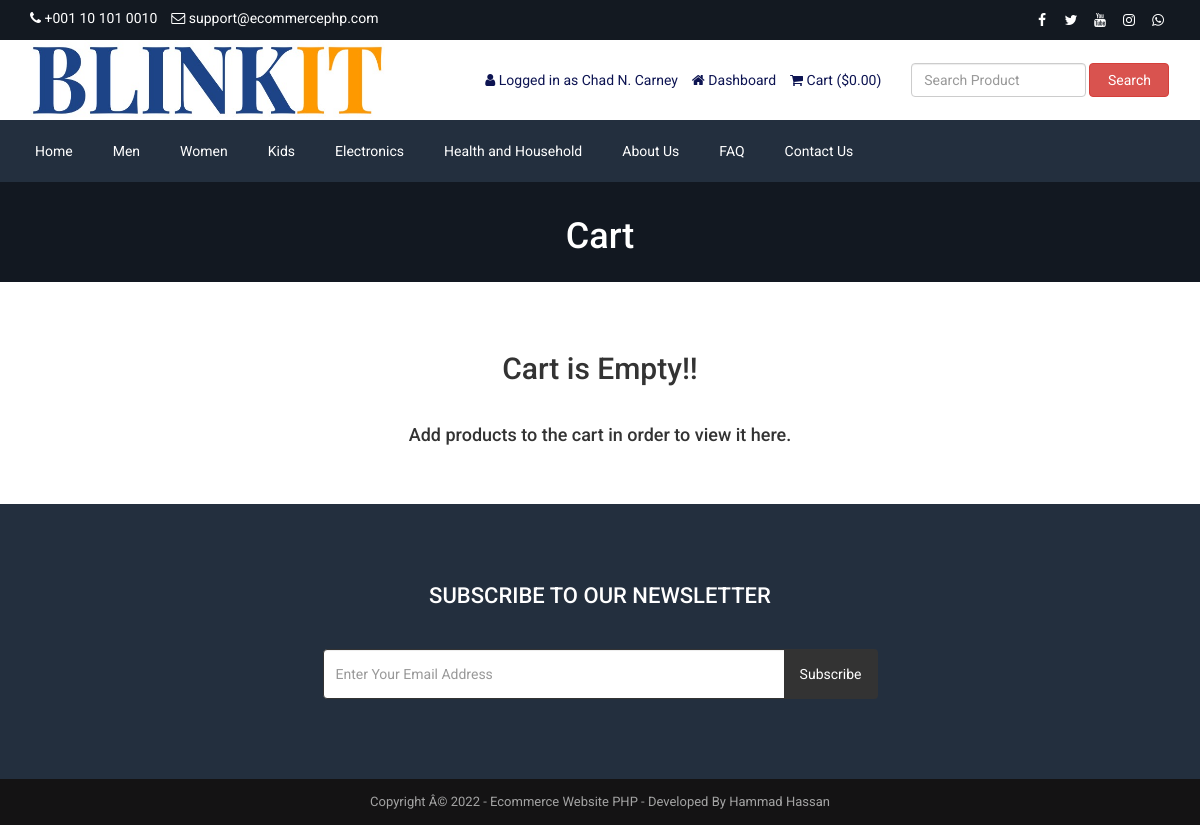
Page /cart.php (signed in) on the committed database.
### tables this page shows
CREATE TABLE `tbl_settings` (
  `id` int(11) NOT NULL,
  `logo` varchar(255) NOT NULL,
  `favicon` varchar(255) NOT NULL,
  `footer_about` text NOT NULL,
  `footer_copyright` text NOT NULL,
  `contact_address` text NOT NULL,
  `contact_email` varchar(255) NOT NULL,
  `contact_phone` varchar(255) NOT NULL,
  `contact_fax` varchar(255) NOT NULL,
  `contact_map_iframe` text NOT NULL,
  `receive_email` varchar(255) NOT NULL,
  `receive_email_subject` varchar(255) NOT NULL,
  `receive_email_thank_you_message` text NOT NULL,
  `forget_password_message` text NOT NULL,
  `total_recent_post_footer` int(10) NOT NULL,
  `total_popular_post_footer` int(10) NOT NULL,
  `total_recent_post_sidebar` int(11) NOT NULL,
  `total_popular_post_sidebar` int(11) NOT NULL,
  `total_featured_product_home` int(11) NOT NULL,
  `total_latest_product_home` int(11) NOT NULL,
  `total_popular_product_home` int(11) NOT NULL,
  `meta_title_home` text NOT NULL,
  `meta_keyword_home` text NOT NULL,
  `meta_description_home` text NOT NULL,
  `banner_login` varchar(255) NOT NULL,
  `banner_registration` varchar(255) NOT NULL,
  `banner_forget_password` varchar(255) NOT NULL,
  `banner_reset_password` varchar(255) NOT NULL,
  `banner_search` varchar(255) NOT NULL,
  `banner_cart` varchar(255) NOT NULL,
  `banner_checkout` varchar(255) NOT NULL,
  `banner_product_category` varchar(255) NOT NULL,
  `banner_blog` varchar(255) NOT NULL,
  `cta_title` varchar(255) NOT NULL,
  `cta_content` text NOT NULL,
  `cta_read_more_text` varchar(255) NOT NULL,
  `cta_read_more_url` varchar(255) NOT NULL,
  `cta_photo` varchar(255) NOT NULL,
  `featured_product_title` varchar(255) NOT NULL,
  `featured_product_subtitle` varchar(255) NOT NULL,
  `latest_product_title` varchar(255) NOT NULL,
  `latest_product_subtitle` varchar(255) NOT NULL,
  `popular_product_title` varchar(255) NOT NULL,
  `popular_product_subtitle` varchar(255) NOT NULL,
  `testimonial_title` varchar(255) NOT NULL,
  `testimonial_subtitle` varchar(255) NOT NULL,
  `testimonial_photo` varchar(255) NOT NULL,
  `blog_title` varchar(255) NOT NULL,
  `blog_subtitle` varchar(255) NOT NULL,
  `newsletter_text` text NOT NULL,
  `paypal_email` varchar(255) NOT NULL,
  `stripe_public_key` varchar(255) NOT NULL,
  `stripe_secret_key` varchar(255) NOT NULL,
  `bank_detail` text NOT NULL,
  `before_head` text NOT NULL,
  `after_body` text NOT NULL,
  `before_body` text NOT NULL,
  `home_service_on_off` int(11) NOT NULL,
  `home_welcome_on_off` int(11) NOT NULL,
  `home_featured_product_on_off` int(11) NOT NULL,
  `home_latest_product_on_off` int(11) NOT NULL,
  `home_popular_product_on_off` int(11) NOT NULL,
  `home_testimonial_on_off` int(11) NOT NULL,
  `home_blog_on_off` int(11) NOT NULL,
  `newsletter_on_off` int(11) NOT NULL,
  `ads_above_welcome_on_off` int(1) NOT NULL,
  `ads_above_featured_product_on_off` int(1) NOT NULL,
  `ads_above_latest_product_on_off` int(1) NOT NULL,
  `ads_above_popular_product_on_off` int(1) NOT NULL,
  `ads_above_testimonial_on_off` int(1) NOT NULL,
  `ads_category_sidebar_on_off` int(1) NOT NULL
);

CREATE TABLE `tbl_social` (
  `social_id` int(11) NOT NULL,
  `social_name` varchar(30) NOT NULL,
  `social_url` varchar(255) NOT NULL,
  `social_icon` varchar(30) NOT NULL
);

CREATE TABLE `tbl_top_category` (
  `tcat_id` int(11) NOT NULL,
  `tcat_name` varchar(255) NOT NULL,
  `show_on_menu` int(1) NOT NULL
);

CREATE TABLE `tbl_page` (
  `id` int(11) NOT NULL,
  `about_title` varchar(255) NOT NULL,
  `about_content` text NOT NULL,
  `about_banner` varchar(255) NOT NULL,
  `about_meta_title` varchar(255) NOT NULL,
  `about_meta_keyword` text NOT NULL,
  `about_meta_description` text NOT NULL,
  `faq_title` varchar(255) NOT NULL,
  `faq_banner` varchar(255) NOT NULL,
  `faq_meta_title` varchar(255) NOT NULL,
  `faq_meta_keyword` text NOT NULL,
  `faq_meta_description` text NOT NULL,
  `blog_title` varchar(255) NOT NULL,
  `blog_banner` varchar(255) NOT NULL,
  `blog_meta_title` varchar(255) NOT NULL,
  `blog_meta_keyword` text NOT NULL,
  `blog_meta_description` text NOT NULL,
  `contact_title` varchar(255) NOT NULL,
  `contact_banner` varchar(255) NOT NULL,
  `contact_meta_title` varchar(255) NOT NULL,
  `contact_meta_keyword` text NOT NULL,
  `contact_meta_description` text NOT NULL,
  `pgallery_title` varchar(255) NOT NULL,
  `pgallery_banner` varchar(255) NOT NULL,
  `pgallery_meta_title` varchar(255) NOT NULL,
  `pgallery_meta_keyword` text NOT NULL,
  `pgallery_meta_description` text NOT NULL,
  `vgallery_title` varchar(255) NOT NULL,
  `vgallery_banner` varchar(255) NOT NULL,
  `vgallery_meta_title` varchar(255) NOT NULL,
  `vgallery_meta_keyword` text NOT NULL,
  `vgallery_meta_description` text NOT NULL
);

### cart.php (the view, shortened to what this page needs)
<?php require_once('header.php'); ?>
<?php
$statement = $pdo->prepare("SELECT * FROM tbl_settings WHERE id=1");
$statement->execute();
$result = $statement->fetchAll(PDO::FETCH_ASSOC);
foreach ($result as $row) {
    $banner_cart = $row['banner_cart'];
}
?>
<div class="page-banner" style="background-image: url(assets/uploads/<?php echo $banner_cart; ?>)">
    <div class="overlay"></div>
    <div class="page-banner-inner">
        <h1><?php echo LANG_VALUE_18; ?></h1>
    </div>
</div>
<div class="page">
	<div class="container">
		<div class="row">
			<div class="col-md-12">
                <?php if(!isset($_SESSION['cart_p_id'])): ?>
                    <?php echo '<h2 class="text-center">Cart is Empty!!</h2></br>'; ?>
                    <?php echo '<h4 class="text-center">Add products to the cart in order to view it here.</h4>'; ?>
                <?php endif; ?>
			</div>
		</div>
	</div>
</div>
<?php require_once('footer.php'); ?>

### header.php (shortened to what this page needs)
<?php
include("admin/inc/config.php");
$statement = $pdo->prepare("SELECT * FROM tbl_settings WHERE id=1");
$statement->execute();
$result = $statement->fetchAll(PDO::FETCH_ASSOC);
foreach ($result as $row)
{
	$contact_email = $row['contact_email'];
	$contact_phone = $row['contact_phone'];
}
?>
<!DOCTYPE html>
<html lang="en">
<head>
	<link rel="stylesheet" href="assets/css/bootstrap.min.css">
	<link rel="stylesheet" href="assets/css/font-awesome.min.css">
	<link rel="stylesheet" href="assets/css/owl.carousel.min.css">
	<link rel="stylesheet" href="assets/css/owl.theme.default.min.css">
	<link rel="stylesheet" href="assets/css/jquery.bxslider.min.css">
    <link rel="stylesheet" href="assets/css/magnific-popup.css">
    <link rel="stylesheet" href="assets/css/rating.css">
	<link rel="stylesheet" href="assets/css/spacing.css">
	<link rel="stylesheet" href="assets/css/bootstrap-touch-slider.css">
	<link rel="stylesheet" href="assets/css/animate.min.css">
	<link rel="stylesheet" href="assets/css/tree-menu.css">
	<link rel="stylesheet" href="assets/css/select2.min.css">
	<link rel="stylesheet" href="assets/css/main.css">
	<link rel="stylesheet" href="assets/css/responsive.css">
	<?php
	$statement = $pdo->prepare("SELECT * FROM tbl_page WHERE id=1");
	$statement->execute();
	$result = $statement->fetchAll(PDO::FETCH_ASSOC);
		?>
</head>
<body>
<div class="top">
	<div class="container">
		<div class="row">
			<div class="col-md-6 col-sm-6 col-xs-12">
				<div class="left">
					<ul>
						<li><i class="fa fa-phone"></i> <?php echo $contact_phone; ?></li>
						<li><i class="fa fa-envelope-o"></i> <?php echo $contact_email; ?></li>
					</ul>
				</div>
			</div>
			<div class="col-md-6 col-sm-6 col-xs-12">
				<div class="right">
					<ul>
						<?php
						$statement = $pdo->prepare("SELECT * FROM tbl_social");
						$statement->execute();
						$result = $statement->fetchAll(PDO::FETCH_ASSOC);
						foreach ($result as $row) {
							?>
							<?php if($row['social_url'] != ''): ?>
							<li><a href="<?php echo $row['social_url']; ?>"><i class="<?php echo $row['social_icon']; ?>"></i></a></li>
							<?php endif; ?>
							<?php
						}
						?>
					</ul>
				</div>
			</div>
		</div>
	</div>
</div>
<div class="header">
	<div class="container">
		<div class="row inner">
			<div class="col-md-4 logo">
				<img src="logo1.jpeg" alt="logo image">
			</div>
			<div class="col-md-5 right">
				<ul>
					<?php
					if(isset($_SESSION['customer'])) {
						?>
						<li><i class="fa fa-user"></i> <?php echo LANG_VALUE_13; ?> <?php echo $_SESSION['customer']['cust_name']; ?></li>
						<li><a href="dashboard.php"><i class="fa fa-home"></i> <?php echo LANG_VALUE_89; ?></a></li>
						<?php
					} else {
						?>
						<li><a href="login.php"><i class="fa fa-sign-in"></i> <?php echo LANG_VALUE_9; ?></a></li>
						<li><a href="registration.php"><i class="fa fa-user-plus"></i> <?php echo LANG_VALUE_15; ?></a></li>
						<?php
					}
					?>
					<li><a href="cart.php"><i class="fa fa-shopping-cart"></i> <?php echo LANG_VALUE_18; ?> (<?php echo LANG_VALUE_1; ?><?php
					if(isset($_SESSION['cart_p_id'])) {
						$table_total_price = 0;
						$i=0;
	                    foreach($_SESSION['cart_p_qty'] as $key => $value)
	                    {
	                        $i++;
	                        $arr_cart_p_qty[$i] = $value;
	                    }                    $i=0;
	                    foreach($_SESSION['cart_p_current_price'] as $key => $value)
	                    {
	                        $i++;
	                        $arr_cart_p_current_price[$i] = $value;
	                    }
	                    for($i=1;$i<=count($arr_cart_p_qty);$i++) {
	                    	$row_total_price = $arr_cart_p_current_price[$i]*$arr_cart_p_qty[$i];
	                        $table_total_price = $table_total_price + $row_total_price;
	                    }
						echo $table_total_price;
					} else {
						echo '0.00';
					}
					?>)</a></li>
				</ul>
			</div>
			<div class="col-md-3 search-area">
				<form class="navbar-form navbar-left" role="search" action="search-result.php" method="get">
					<div class="form-group">
						<input type="text" class="form-control search-top" placeholder="<?php echo LANG_VALUE_2; ?>" name="search_text">
					</div>
					<button type="submit" class="btn btn-danger"><?php echo LANG_VALUE_3; ?></button>
				</form>
			</div>
		</div>
	</div>
</div>
<div class="nav">
	<div class="container">
		<div class="row">
			<div class="col-md-12 pl_0 pr_0">
				<div class="menu-container">
					<div class="menu">
						<ul>
							<li><a href="index.php">Home</a></li>
							<?php
							$statement = $pdo->prepare("SELECT * FROM tbl_top_category WHERE show_on_menu=1");
							$statement->execute();
							$result = $statement->fetchAll(PDO::FETCH_ASSOC);
							foreach ($result as $row) {
								?>
								<li><a href="product-category.php?id=<?php echo $row['tcat_id']; ?>&type=top-category"><?php echo $row['tcat_name']; ?></a>
								</li>
								<?php
							}
							?>
							<?php
							$statement = $pdo->prepare("SELECT * FROM tbl_page WHERE id=1");
							$statement->execute();
							$result = $statement->fetchAll(PDO::FETCH_ASSOC);
							foreach ($result as $row) {
								$about_title = $row['about_title'];
								$faq_title = $row['faq_title'];
								$contact_title = $row['contact_title'];
							}
							?>
							<li><a href="about.php"><?php echo $about_title; ?></a></li>
							<li><a href="faq.php"><?php echo $faq_title; ?></a></li>
							<li><a href="contact.php"><?php echo $contact_title; ?></a></li>
						</ul>
					</div>
				</div>
			</div>
		</div>
	</div>
</div>

### footer.php (shortened to what this page needs)
<?php
$statement = $pdo->prepare("SELECT * FROM tbl_settings WHERE id=1");
$statement->execute();
$result = $statement->fetchAll(PDO::FETCH_ASSOC);
foreach ($result as $row)
{
	$footer_copyright = $row['footer_copyright'];
    $newsletter_on_off = $row['newsletter_on_off'];
}
?>
<?php if($newsletter_on_off == 1): ?>
<section class="home-newsletter">
	<div class="container">
		<div class="row">
			<div class="col-md-6 col-md-offset-3">
				<div class="single">
				<form action="" method="post">
					<h2><?php echo LANG_VALUE_93; ?></h2>
					<div class="input-group">
			        	<input type="email" class="form-control" placeholder="<?php echo LANG_VALUE_95; ?>" name="email_subscribe">
			         	<span class="input-group-btn">
			         	<button class="btn btn-theme" type="submit" name="form_subscribe"><?php echo LANG_VALUE_92; ?></button>
			         	</span>
			        </div>
				</div>
			</div>
		</div>
	</div>
</section>
<?php endif; ?>
<div class="footer-bottom">
	<div class="container">
		<div class="row">
			<div class="col-md-12 copyright">
				<?php echo $footer_copyright; ?>
			</div>
		</div>
	</div>
</div>
</body>
</html>

### assets/css/main.css (style rules this page uses)
* { margin: 0; padding: 0; }
body { font-family: "Roboto", sans-serif; font-size: 14px; }
h1, h2, h3, h4, h5, h6 { font-family: "Roboto", sans-serif; }
a { text-decoration: none; }
.top { width: 100%; height: 40px; background: #131921; }
.top .left { float: left; }
.top .left ul { padding-top: 8px; }
.top .left ul li { list-style-type: none; float: left; margin-right: 14px; color: white; }
.top .left ul li i { color: white; }
.top .right { float: right; }
.top .right ul { padding-top: 8px; }
.top .right ul li { list-style-type: none; float: left; margin-left: 5px; }
.top .right ul li a { color: white; width: 24px; height: 24px; line-height: 24px; text-align: center; border-radius: 50%; display: block; transition: all 0.4s ease; }
.header { width: 100%; height: auto; background: #fff; }
.header .inner { height: auto; display: table; }
.header .logo { float: none; display: table-cell; vertical-align: middle; }
.header .logo img { max-width: 100%; height: 80px; }
.header .navbar-form .form-control { width: 300px; }
.header .search-area { float: none; display: table-cell; vertical-align: middle; }
.header .search-area .form-group { width: calc(100% - 84px); }
.header .search-area button { width: 80px; }
.header .search-area form { width: 100%; }
.header .right { float: none; display: table-cell; vertical-align: middle; padding-right: 0; }
.header .right ul { float: right; margin-bottom: 0; }
.header .right ul li { list-style-type: none; float: left; margin-left: 14px; color: #0d1452; }
.header .right ul li a { color: #0d1452; }
.header .navbar-form .search-top { width: 100%; }
.nav { background: #232f3e; }
.menu-container { width: 100%; margin: 0 auto; background: #232f3e; }
.menu-dropdown-icon:before { content: "\f067"; font-family: "FontAwesome"; display: none; cursor: pointer; float: right; padding: 1.5em 2em; background: #fff; color: #333; }
.menu > ul { margin: 0 auto; width: 100%; list-style: none; padding: 0; position: relative; box-sizing: border-box; }
.menu > ul:before, .menu > ul:after { content: ""; display: table; }
.menu > ul:after { clear: both; }
.menu > ul > li { float: left; padding: 0; margin: 0; }
.menu > ul > li a { text-decoration: none; padding: 1.5em 20px; display: block; color: #fff; }
.footer-bottom { width: 100%; height: auto; background: #141314; padding: 14px 0; }
.footer-bottom .copyright { font-size: 13px; color: #a3a3a3; text-align: center; }
.page-banner { width: 100%; height: auto; background-repeat: no-repeat; background-position: center center; -webkit-background-size: cover; background-size: cover; position: relative; padding-top: 15px; padding-bottom: 15px; overflow: hidden; }
.page-banner .overlay { position: absolute; left: 0; top: 0; width: 100%; height: 100%; opacity: 0.7; background: #131921; }
.page-banner h1 { color: #fff; text-align: center; z-index: 999; position: relative; }
.page { width: 100%; height: auto; padding-top: 50px; padding-bottom: 50px; }
.home-newsletter { padding: 80px 0; background: #232f3e; }
.home-newsletter .single { max-width: 650px; margin: 0 auto; text-align: center; position: relative; z-index: 2; }
.home-newsletter .single h2 { font-size: 22px; color: white; text-transform: uppercase; margin-bottom: 40px; margin-top: 0; }
.home-newsletter .single .form-control { height: 50px; border-color: #333; outline: none; }
.home-newsletter .single .btn { min-height: 50px; background: #333; color: #fff; padding-left: 15px; padding-right: 15px; }

### assets/css/responsive.css (style rules this page uses)
@media only screen and (min-width: 992px) { .header .inner { width: 100%; } }
@media only screen and (min-width: 992px) { .header .search-area { padding-right: 0; } }
@media only screen and (min-width: 992px) { .header .search-area form { padding-right: 0; } }
@media only screen and (min-width: 992px) { .header .container { padding-right: 0; } }

### rows in the picture
tbl_settings: contact_phone "+001 10 101 0010", contact_email "support@ecommercephp.com", banner_cart (picture), footer_copyright "Copyright Â© 2022 - Ecommerce Website PHP - Developed By Hammad Hassan"
tbl_top_category: tcat_name "Men"
tbl_top_category: tcat_name "Women"
tbl_top_category: tcat_name "Kids"
tbl_top_category: tcat_name "Electronics"
tbl_top_category: tcat_name "Health and Household"
tbl_page: about_title "About Us", faq_title "FAQ", contact_title "Contact Us"

### other values in the picture
LANG_VALUE_13 "Logged in as"
$_SESSION['customer']['cust_name'] "Chad N. Carney"
LANG_VALUE_89 "Dashboard"
LANG_VALUE_18 "Cart"
LANG_VALUE_1 "$"
LANG_VALUE_3 "Search"
LANG_VALUE_93 "SUBSCRIBE TO OUR NEWSLETTER"
LANG_VALUE_92 "Subscribe"
